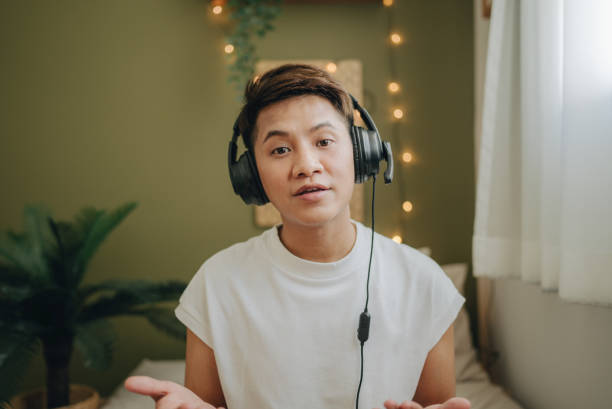
#> input picture Image_processing/image2.jpg, 612 x 409 px
$ python img_crop.py
#> lines starting #> are read from the running program, lines starting #| are printed output that depends on the picture
import cv2

img = cv2.imread('image2.jpg')
#> img is the input picture: shape (409, 612, 3); mean B, G, R 94.9, 116.3, 122.5
cropped = img[50:200, 100:300]
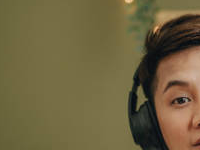
#> cropped: shape (150, 200, 3); mean B, G, R 63.7, 98.5, 111

cv2.imshow('Cropped Image', cropped)
cv2.waitKey(0)
cv2.destroyAllWindows()
